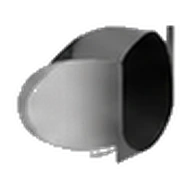
#> input picture src/assets/sections/elementy-osnascheniya-vozduhovodov.webp, 192 x 192 px; its folder holds only this picture in this run
$ python flatten.py
#> lines starting #> are read from the running program, lines starting #| are printed output that depends on the picture; after the words box and inside, x2 and y2 are one past the last pixel; in counts of white or black regions, pixels touching at a corner belong together
"""Плоские силуэты из знаков клиента: WebP -> одноцветный SVG.

У знаков клиента есть светотень, поэтому рядом с плоскими векторами MDI они
смотрелись как два разных набора. Здесь тень убирается: берём альфа-канал,
трассируем его в один контур и рисуем сплошной заливкой.

Форма предмета (рулон, баллон, гайка) сохраняется, объём уходит — зато весь
набор становится однородным и красится currentColor.
"""
from PIL import Image, ImageFilter
import numpy as np, pathlib, subprocess, re, sys

SRC = pathlib.Path('/Users/farik/claude/Projects/Invit/src/assets/sections')
OUT = pathlib.Path('out'); OUT.mkdir(exist_ok=True)
SCALE = 2          # больше — только длиннее координаты, на вид не влияет
BLUR = 1.2

def trace(mask_img, tmp):
    img = mask_img.resize((mask_img.width * SCALE, mask_img.height * SCALE), Image.BICUBIC)
    img = img.filter(ImageFilter.GaussianBlur(BLUR * SCALE / 2))
    img = img.point(lambda v: 0 if v > 127 else 255)   # potrace обводит чёрное
    img.convert('1').save(tmp)
    out = subprocess.run(
        ['potrace', tmp, '-b', 'svg', '-o', '-', '--flat',
         '-a', '1.4', '-O', '0.9', '-t', '20', '-u', '5'],
        capture_output=True, check=True).stdout.decode()
    d = re.search(r'<path[^>]*\sd="([^"]+)"', out)
    tr = re.search(r'transform="([^"]+)"', out)
    if not d:
        return None
    squash = lambda s: ' '.join(s.split())
    return squash(d.group(1)), squash(tr.group(1) if tr else '')

rows = []
for f in sorted(SRC.glob('*.webp')):
    im = Image.open(f).convert('RGBA')
#> im is the input picture: PIL image 192x192 RGBA; mean R, G, B, A 60.1, 60.2, 60.1, 101.9
    alpha = np.array(im)[..., 3]
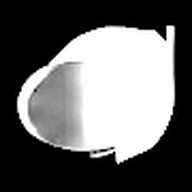
#> alpha: shape (192, 192); min 0, max 255, mean 101.9
    mask = Image.fromarray(np.where(alpha > 110, 255, 0).astype('uint8'), 'L')
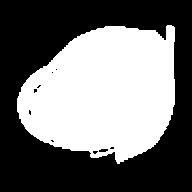
#> mask: PIL image 192x192 L; 44.2% white; 1 white region, box (x1, y1, x2, y2) and area: (17, 25, 175, 164) 16289

    got = trace(mask, f'/tmp/{f.stem}.pbm')
#> in trace, `img = img.filter(ImageFilter.GaussianBlur(BLUR * SCALE / 2))`:
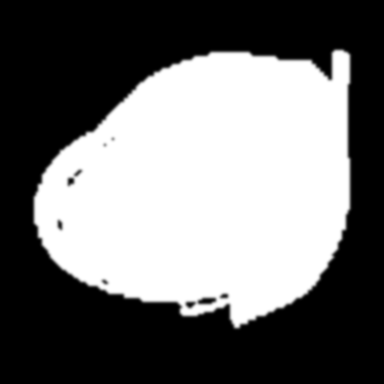
#> img: PIL image 384x384 L; min 0, max 255, mean 112.7
#> in trace, `img = img.point(lambda v: 0 if v > 127 else 255)`:
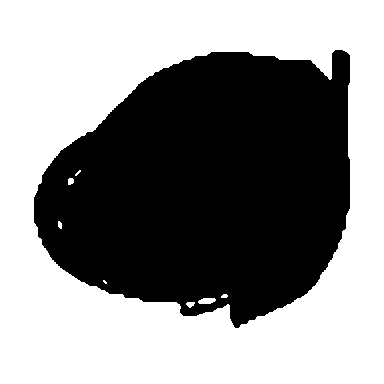
#> img: PIL image 384x384 L; 55.8% white; 1 black region, box (x1, y1, x2, y2) and area: (34, 50, 350, 328) 65195
#> (the run stopped early here; a loop or call above may not have finished)

$ run again, on src/assets/sections/krepezh-dlya-okon-krovli-fasadov.webp
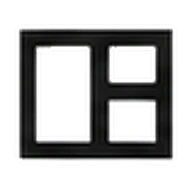
#> input picture src/assets/sections/krepezh-dlya-okon-krovli-fasadov.webp, 192 x 192 px
#> im is the input picture: PIL image 192x192 RGBA; mean R, G, B, A 36.1, 36.2, 36.3, 79.5
#> `mask = Image.fromarray(np.where(alpha > 110, 255, 0).astype('uint8'), ..`:
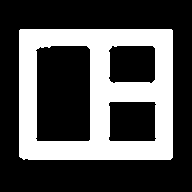
#> mask: PIL image 192x192 L; 31.9% white; 1 white region, box (x1, y1, x2, y2) and area: (19, 29, 173, 160) 11776
#> in trace, `img = img.point(lambda v: 0 if v > 127 else 255)`:
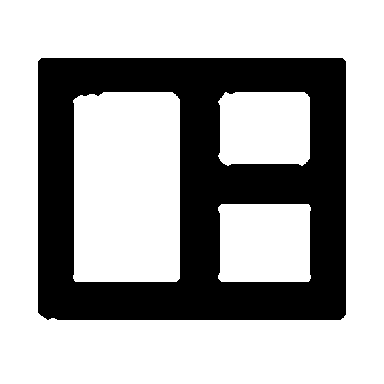
#> img: PIL image 384x384 L; 68% white; 1 black region, box (x1, y1, x2, y2) and area: (38, 58, 346, 320) 47116

$ run again, on src/assets/sections/krepezhnye-detali-dlya-vozduhovodov.webp
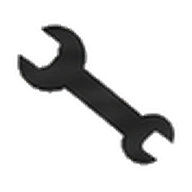
#> input picture src/assets/sections/krepezhnye-detali-dlya-vozduhovodov.webp, 192 x 192 px
#> im is the input picture: PIL image 192x192 RGBA; mean R, G, B, A 27.8, 27.8, 27.8, 44.1
#> `mask = Image.fromarray(np.where(alpha > 110, 255, 0).astype('uint8'), ..`:
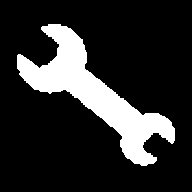
#> mask: PIL image 192x192 L; 17.5% white; 1 white region, box (x1, y1, x2, y2) and area: (17, 24, 175, 166) 6459
#> in trace, `img = img.point(lambda v: 0 if v > 127 else 255)`:
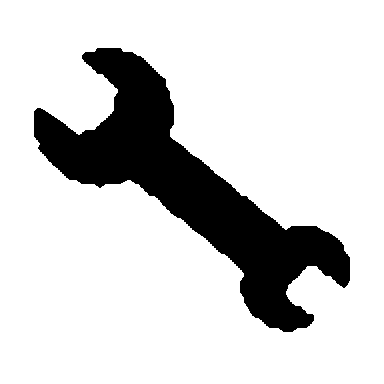
#> img: PIL image 384x384 L; 82.5% white; 1 black region, box (x1, y1, x2, y2) and area: (34, 48, 350, 332) 25827

$ run again, on src/assets/sections/montazhnye-lenty-dlya-okon.webp
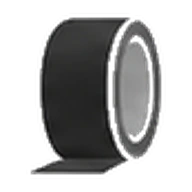
#> input picture src/assets/sections/montazhnye-lenty-dlya-okon.webp, 192 x 192 px
#> im is the input picture: PIL image 192x192 RGBA; mean R, G, B, A 52.2, 52.2, 52.1, 106.4
#> `mask = Image.fromarray(np.where(alpha > 110, 255, 0).astype('uint8'), ..`:
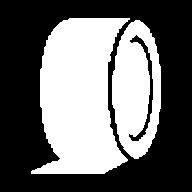
#> mask: PIL image 192x192 L; 42% white; 2 white regions, box (x1, y1, x2, y2) and area: (31, 18, 130, 174) 10637, (112, 20, 161, 159) 4842
#> in trace, `img = img.point(lambda v: 0 if v > 127 else 255)`:
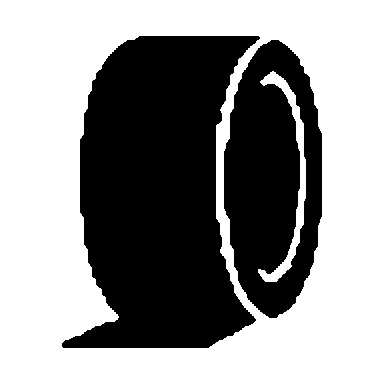
#> img: PIL image 384x384 L; 58% white; 2 black regions, box (x1, y1, x2, y2) and area: (62, 36, 260, 348) 42539, (224, 40, 322, 318) 19366

$ run again, on src/assets/sections/flancevyy-profil-dlya-vozduhovodov.webp
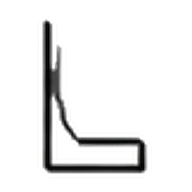
#> input picture src/assets/sections/flancevyy-profil-dlya-vozduhovodov.webp, 192 x 192 px
#> im is the input picture: PIL image 192x192 RGBA; mean R, G, B, A 30.2, 30.2, 30.2, 25.8
#> mask: PIL image 192x192 L; 10.3% white; 1 white region, box (x1, y1, x2, y2) and area: (42, 20, 147, 173) 3802
#> in trace, `img = img.point(lambda v: 0 if v > 127 else 255)`:
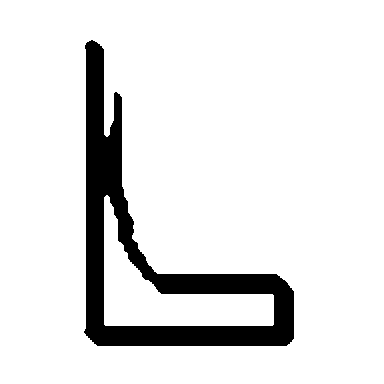
#> img: PIL image 384x384 L; 89.7% white; 1 black region, box (x1, y1, x2, y2) and area: (84, 40, 294, 346) 15209
